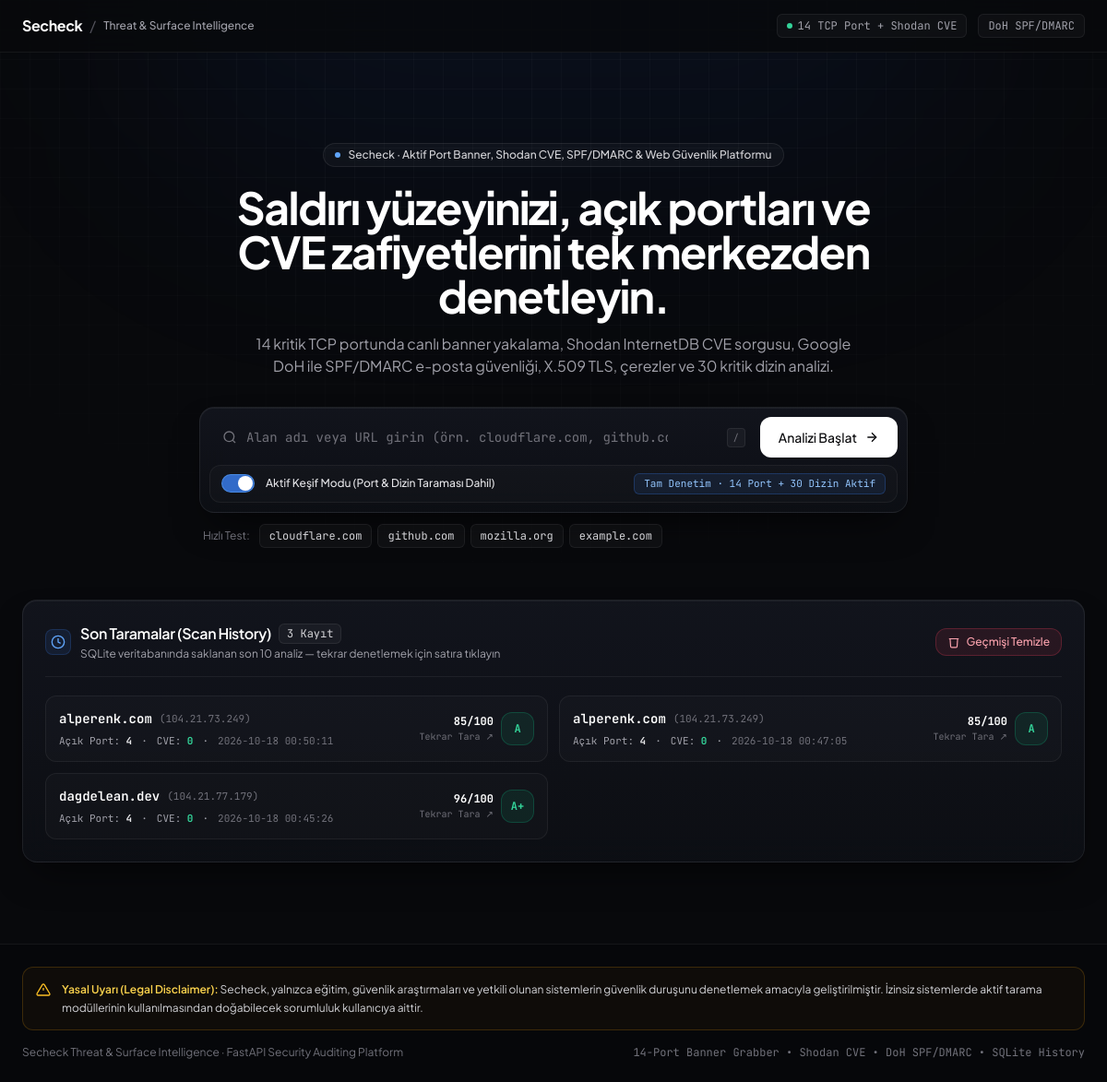
The page / on the database its author committed.
### tables this page shows
CREATE TABLE scan_history (
                id INTEGER PRIMARY KEY AUTOINCREMENT,
                hostname TEXT NOT NULL,
                ipv4 TEXT NOT NULL,
                total_score REAL NOT NULL,
                grade TEXT NOT NULL,
                open_ports_count INTEGER NOT NULL,
                cve_count INTEGER NOT NULL,
                timestamp TEXT NOT NULL
            );

### main.py (the view)
@app.get("/", response_class=HTMLResponse)
async def index(request: Request):
    return templates.TemplateResponse(
        request=request,
        name="index.html",
        context={
            "target_intel": None,
            "http_audit": None,
            "ssl_info": None,
            "dir_scan": None,
            "port_scan": None,
            "shodan_intel": None,
            "dns_security": None,
            "score_report": None,
            "full_report_json": None,
            "scan_history": get_recent_scans(10),
            "scan_mode": "active",
            "error": None,
            "url": "",
        },
    )

### templates/index.html (shortened to what this page needs)
<!DOCTYPE html>
<html lang="tr" class="dark">
<head>
    <script src="https://cdn.tailwindcss.com"></script>
</head>
<body class="min-h-screen font-sans antialiased selection:bg-blue-500/25 selection:text-blue-200 flex flex-col justify-between relative">
    <div class="pointer-events-none fixed inset-0 z-0 no-print">
        <div class="absolute inset-0 bg-grid-pattern"></div>
        <div class="absolute -top-48 left-1/2 -translate-x-1/2 w-[900px] h-[380px] bg-blue-600/[0.07] blur-[130px] rounded-full"></div>
    </div>
    <header class="sticky top-0 z-30 border-b border-white/[0.06] bg-[#08090C]/80 backdrop-blur-xl">
        <div class="max-w-7xl mx-auto px-6 h-14 flex items-center justify-between">
            <div class="flex items-center gap-6">
                <a href="/" class="flex items-center gap-2 group">
                    <span class="font-bold text-base tracking-tight text-white group-hover:text-blue-400 transition-colors">Secheck</span>
                    <span class="text-zinc-600 hidden sm:inline">/</span>
                    <span class="text-xs font-medium text-zinc-400 hidden sm:inline">Threat &amp; Surface Intelligence</span>
                </a>
            </div>
            <div class="flex items-center gap-3 font-mono text-xs">
                <span class="hidden sm:inline-flex items-center gap-1.5 px-2.5 py-1 rounded-md bg-white/[0.03] border border-white/[0.06] text-zinc-400">
                    <span class="w-1.5 h-1.5 rounded-full bg-emerald-400"></span>
                    14 TCP Port + Shodan CVE
                </span>
                <span class="px-2.5 py-1 rounded-md bg-white/[0.03] border border-white/[0.06] text-zinc-400">
                    DoH SPF/DMARC
                </span>
            </div>
        </div>
    </header>
    <main class="relative z-10 max-w-7xl w-full mx-auto px-6 py-10 flex-1">
        <div class="{% if score_report %}mb-6{% else %}my-10 sm:my-14{% endif %} transition-all no-print">
            {% if not score_report %}
            <div class="max-w-3xl mx-auto text-center mb-8 animate-reveal">
                <div class="inline-flex items-center gap-2 px-3 py-1 rounded-full bg-white/[0.03] border border-white/[0.08] text-xs font-medium text-zinc-300 mb-5">
                    <span class="w-1.5 h-1.5 rounded-full bg-blue-400"></span>
                    <span>Secheck &middot; Aktif Port Banner, Shodan CVE, SPF/DMARC &amp; Web Güvenlik Platformu</span>
                </div>
                <h1 class="text-3xl sm:text-5xl font-bold tracking-[-0.03em] text-white leading-[1.12] mb-4">
                    Saldırı yüzeyinizi, açık portları ve CVE zafiyetlerini tek merkezden denetleyin.
                </h1>
                <p class="text-zinc-400 text-sm sm:text-base max-w-2xl mx-auto leading-relaxed">
                    14 kritik TCP portunda canlı banner yakalama, Shodan InternetDB CVE sorgusu, Google DoH ile SPF/DMARC e-posta güvenliği, X.509 TLS, çerezler ve 30 kritik dizin analizi.
                </p>
            </div>
            {% endif %}
            <div class="{% if score_report %}w-full{% else %}max-w-3xl mx-auto{% endif %} bento-card rounded-2xl p-2 sm:p-2.5 animate-reveal delay-1">
                <form id="recon-form" action="/analyze" method="post" class="flex flex-col gap-2">
                    <div class="flex flex-col sm:flex-row items-stretch sm:items-center gap-2">
                        <div class="relative flex-1 flex items-center">
                            <div class="pl-3.5 pr-2.5 text-zinc-500 pointer-events-none">
                                <svg class="w-4 h-4" viewBox="0 0 24 24" fill="none" stroke="currentColor" stroke-width="2">
                                    <circle cx="11" cy="11" r="8"></circle>
                                    <line x1="21" y1="21" x2="16.65" y2="16.65"></line>
                                </svg>
                            </div>
                            <input
                                type="text"
                                id="target-url"
                                name="url"
                                value="{{ url or '' }}"
                                required
                                autocomplete="off"
                                spellcheck="false"
                                placeholder="Alan adı veya URL girin (örn. cloudflare.com, github.com, scanme.nmap.org)..."
                                class="w-full py-3 pr-16 bg-transparent font-mono text-sm text-white placeholder-zinc-500 focus:outline-none"
                            />
                            <kbd class="hidden sm:inline-flex items-center gap-0.5 px-1.5 py-0.5 text-[10px] font-mono text-zinc-500 bg-white/[0.04] border border-white/[0.07] rounded mr-2">
                                /
                            </kbd>
                        </div>
                        <button
                            type="submit"
                            class="px-5 py-3 rounded-xl font-medium text-sm bg-white text-zinc-950 hover:bg-zinc-200 active:scale-[0.99] transition-all flex items-center justify-center gap-2 shrink-0 cursor-pointer shadow-sm"
                        >
                            <span>Analizi Başlat</span>
                            <svg class="w-4 h-4" viewBox="0 0 24 24" fill="none" stroke="currentColor" stroke-width="2">
                                <line x1="5" y1="12" x2="19" y2="12"></line>
                                <polyline points="12 5 19 12 12 19"></polyline>
                            </svg>
                        </button>
                    </div>
                    <div class="px-3 py-2 rounded-xl bg-white/[0.02] border border-white/[0.05] flex flex-wrap items-center justify-between gap-3">
                        <label for="active-recon-toggle" class="flex items-center gap-3 cursor-pointer select-none">
                            <div class="relative inline-flex items-center">
                                <div class="w-9 h-5 bg-zinc-800 border border-white/10 rounded-full peer peer-checked:bg-blue-500/80 peer-checked:border-blue-400/50 transition-all after:content-[''] after:absolute after:top-[2px] after:left-[2px] after:bg-white after:rounded-full after:h-4 after:w-4 after:transition-all peer-checked:after:translate-x-4"></div>
                            </div>
                            <span class="text-xs font-medium text-zinc-200">
                                Aktif Keşif Modu (Port &amp; Dizin Taraması Dahil)
                            </span>
                        </label>
                        <span
                            id="scan-mode-badge"
                            class="font-mono text-[11px] px-2.5 py-0.5 rounded-md border transition-colors {% if (scan_mode or 'active') == 'active' %}bg-blue-500/10 text-blue-300 border-blue-500/25{% else %}bg-emerald-500/10 text-emerald-300 border-emerald-500/25{% endif %}"
                        >
                            {% if (scan_mode or 'active') == 'active' %}
                            Tam Denetim &middot; 14 Port + 30 Dizin Aktif
                            {% else %}
                            Güvenli / Pasif Mod &middot; Tek HTTP İsteği
                            {% endif %}
                        </span>
                    </div>
                </form>
            </div>
            <div class="{% if score_report %}w-full{% else %}max-w-3xl mx-auto{% endif %} mt-3 flex flex-wrap items-center justify-between gap-2 px-1 text-xs animate-reveal delay-2">
                <div class="flex flex-wrap items-center gap-1.5">
                    <span class="text-zinc-500 mr-1">Hızlı Test:</span>
                    <button type="button" onclick="quickScan('cloudflare.com')" class="px-2.5 py-1 rounded-md bg-white/[0.03] hover:bg-white/[0.07] border border-white/[0.06] font-mono text-zinc-300 transition-colors cursor-pointer">
                        cloudflare.com
                    </button>
                    <button type="button" onclick="quickScan('github.com')" class="px-2.5 py-1 rounded-md bg-white/[0.03] hover:bg-white/[0.07] border border-white/[0.06] font-mono text-zinc-300 transition-colors cursor-pointer">
                        github.com
                    </button>
                    <button type="button" onclick="quickScan('mozilla.org')" class="px-2.5 py-1 rounded-md bg-white/[0.03] hover:bg-white/[0.07] border border-white/[0.06] font-mono text-zinc-300 transition-colors cursor-pointer">
                        mozilla.org
                    </button>
                    <button type="button" onclick="quickScan('example.com')" class="px-2.5 py-1 rounded-md bg-white/[0.03] hover:bg-white/[0.07] border border-white/[0.06] font-mono text-zinc-300 transition-colors cursor-pointer">
                        example.com
                    </button>
                </div>
            </div>
        </div>
        <section id="scan-history-section" class="bento-card rounded-2xl p-6 animate-reveal delay-6 no-print">
            <div class="flex flex-wrap items-center justify-between gap-3 pb-4 mb-5 border-b border-white/[0.06]">
                <div class="flex items-center gap-2.5">
                    <div class="w-7 h-7 rounded-lg bg-blue-500/10 border border-blue-500/20 flex items-center justify-center text-blue-400">
                        <svg class="w-4 h-4" viewBox="0 0 24 24" fill="none" stroke="currentColor" stroke-width="2">
                            <circle cx="12" cy="12" r="10"></circle>
                            <polyline points="12 6 12 12 16 14"></polyline>
                        </svg>
                    </div>
                    <div>
                        <div class="flex items-center gap-2">
                            <h2 class="text-base font-semibold text-white tracking-tight">Son Taramalar (Scan History)</h2>
                            <span id="history-count-badge" class="font-mono text-xs px-2 py-0.5 rounded-md bg-white/[0.04] border border-white/[0.07] text-zinc-300 tabular-nums">
                                {{ scan_history | length if scan_history else 0 }} Kayıt
                            </span>
                        </div>
                        <p class="text-xs text-zinc-400 mt-0.5">
                            SQLite veritabanında saklanan son 10 analiz — tekrar denetlemek için satıra tıklayın
                        </p>
                    </div>
                </div>
                {% if scan_history %}
                <button
                    type="button"
                    id="clear-history-btn"
                    onclick="clearScanHistory()"
                    class="px-3 py-1.5 rounded-xl bg-rose-500/10 hover:bg-rose-500/20 border border-rose-500/25 text-xs font-medium text-rose-300 flex items-center gap-1.5 transition-all cursor-pointer"
                >
                    <svg class="w-3.5 h-3.5" viewBox="0 0 24 24" fill="none" stroke="currentColor" stroke-width="2">
                        <polyline points="3 6 5 6 21 6"></polyline>
                        <path d="M19 6l-1 14a2 2 0 0 1-2 2H8a2 2 0 0 1-2-2L5 6"></path>
                    </svg>
                    <span>Geçmişi Temizle</span>
                </button>
                {% endif %}
            </div>
            <div id="history-list-container">
                {% if scan_history %}
                <div class="grid grid-cols-1 md:grid-cols-2 gap-3 font-mono text-xs">
                    {% for item in scan_history %}
                    <button
                        type="button"
                        onclick="quickScan('{{ item.hostname }}')"
                        class="group w-full text-left p-3.5 rounded-xl bg-white/[0.02] hover:bg-blue-500/[0.07] border border-white/[0.06] hover:border-blue-500/35 transition-all flex items-center justify-between gap-3 cursor-pointer"
                    >
                        <div class="min-w-0">
                            <div class="flex items-center gap-2">
                                <span class="text-sm font-semibold text-white group-hover:text-blue-300 truncate">{{ item.hostname }}</span>
                                <span class="text-[11px] text-zinc-500">({{ item.ipv4 }})</span>
                            </div>
                            <div class="flex flex-wrap items-center gap-2.5 mt-1.5 text-[11px] text-zinc-400">
                                <span>Açık Port: <strong class="text-zinc-200">{{ item.open_ports_count }}</strong></span>
                                <span>&middot;</span>
                                <span>CVE: <strong class="{% if item.cve_count > 0 %}text-rose-400{% else %}text-emerald-400{% endif %}">{{ item.cve_count }}</strong></span>
                                <span>&middot;</span>
                                <span class="text-zinc-500">{{ item.timestamp }}</span>
                            </div>
                        </div>
                        <div class="shrink-0 flex items-center gap-2">
                            <div class="text-right">
                                <span class="block text-xs font-bold text-white tabular-nums">{{ item.total_score }}/100</span>
                                <span class="text-[10px] text-zinc-500">Tekrar Tara ↗</span>
                            </div>
                            <span class="w-9 h-9 rounded-xl font-bold text-xs flex items-center justify-center border {% if item.grade in ['A+', 'A'] %}bg-emerald-500/10 text-emerald-400 border-emerald-500/25{% elif item.grade == 'B' %}bg-blue-500/10 text-blue-400 border-blue-500/25{% elif item.grade in ['C', 'D'] %}bg-amber-500/10 text-amber-400 border-amber-500/25{% else %}bg-rose-500/10 text-rose-400 border-rose-500/25{% endif %}">
                                {{ item.grade }}
                            </span>
                        </div>
                    </button>
                    {% endfor %}
                </div>
                {% else %}
                <div class="p-6 rounded-xl bg-white/[0.015] border border-white/[0.05] text-center text-xs text-zinc-400">
                    Henüz kaydedilmiş bir tarama geçmişi bulunmuyor. Bir alan adı analiz ettiğinizde sonuçlar otomatik olarak buraya kaydedilir.
                </div>
                {% endif %}
            </div>
        </section>
    </main>
    <footer class="relative z-10 border-t border-white/[0.06] py-6 mt-12 bg-[#06070A]/60">
        <div class="max-w-7xl mx-auto px-6 space-y-4">
            <div class="p-3.5 rounded-xl bg-amber-500/[0.04] border border-amber-500/20 flex items-start gap-3 text-xs text-zinc-300">
                <p class="leading-relaxed">
                    <strong class="text-amber-300 font-semibold">Yasal Uyarı (Legal Disclaimer):</strong>
                    Secheck, yalnızca eğitim, güvenlik araştırmaları ve yetkili olunan sistemlerin güvenlik duruşunu denetlemek amacıyla geliştirilmiştir. İzinsiz sistemlerde aktif tarama modüllerinin kullanılmasından doğabilecek sorumluluk kullanıcıya aittir.
                </p>
            </div>
            <div class="flex flex-col sm:flex-row items-center justify-between gap-2 text-xs text-zinc-500">
                <span>Secheck Threat &amp; Surface Intelligence &middot; FastAPI Security Auditing Platform</span>
                <span class="font-mono">14-Port Banner Grabber &bull; Shodan CVE &bull; DoH SPF/DMARC &bull; SQLite History</span>
            </div>
        </div>
    </footer>
</body>
</html>

### rows shown on the page
scan_history: hostname "alperenk.com", ipv4 "104.21.73.249", open_ports_count "4", cve_count "0", timestamp "2026-10-18 00:50:11", total_score "85", grade "A"
scan_history: hostname "alperenk.com", ipv4 "104.21.73.249", open_ports_count "4", cve_count "0", timestamp "2026-10-18 00:47:05", total_score "85", grade "A"
scan_history: hostname "dagdelean.dev", ipv4 "104.21.77.179", open_ports_count "4", cve_count "0", timestamp "2026-10-18 00:45:26", total_score "96", grade "A+"

### other values the page prints
{{ scan_history | length if scan_history else 0 }} "3"
